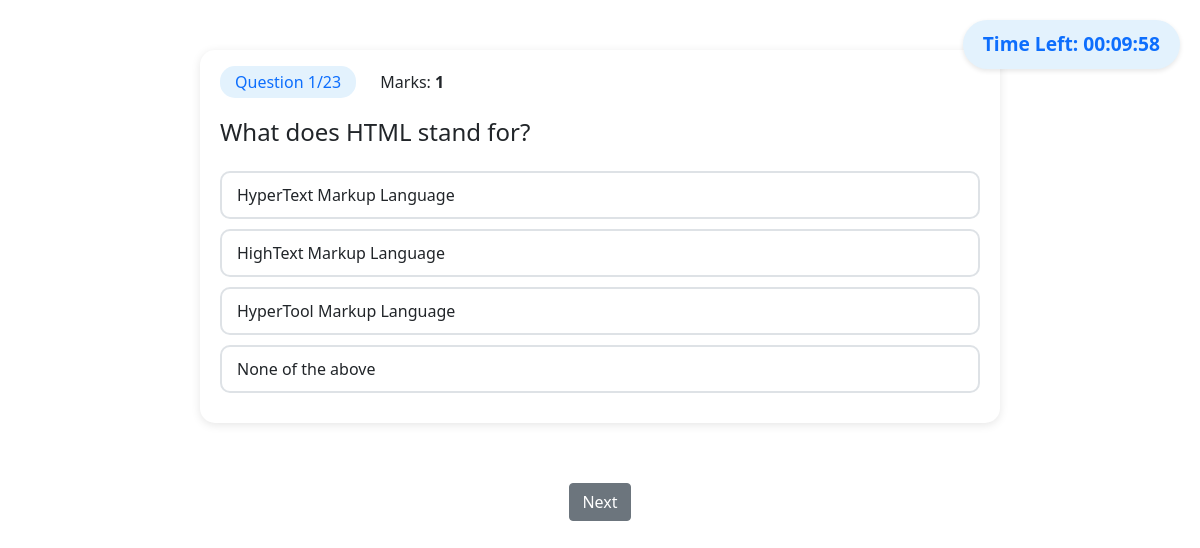
Screenshot of /quiz/2 with the database file from the repository.
### tables this page shows
CREATE TABLE "questions" (
            id INTEGER PRIMARY KEY AUTOINCREMENT,
            quiz_id INTEGER NOT NULL,
            question_statement TEXT NOT NULL,
            option1 TEXT NOT NULL,
            option2 TEXT NOT NULL,
            option3 TEXT NOT NULL,
            option4 TEXT NOT NULL,
            correct_option INTEGER NOT NULL, weightage INTEGER,
            FOREIGN KEY (quiz_id) REFERENCES quizzes (id) ON DELETE CASCADE
        );

### app.py (the view)
@app.route('/quiz/<int:quiz_id>')
def quiz(quiz_id):
    try:
        current_q = request.args.get('q', 0, type=int)
        quiz = get_quiz_by_id(quiz_id)
        if not quiz:
            flash('Quiz not found.', 'error')
            return redirect(url_for('dashboard'))
        questions = get_quiz_questions(quiz_id)
        if not questions:
            flash('No questions found for this quiz.', 'error')
            return redirect(url_for('dashboard'))
        total_questions = len(questions)
        if current_q >= total_questions:
            flash('Invalid question number.', 'error')
            return redirect(url_for('dashboard'))
        if 'current_quiz' not in session:
            session['current_quiz'] = {
                'quiz_id': quiz_id,
                'start_time': datetime.now().strftime('%Y-%m-%d %H:%M:%S')
            }
        return render_template('quiz.html',
                             quiz=quiz,
                             questions=questions,
                             current_q=current_q,
                             total_questions=total_questions)
    except Exception as e:
        flash(f'Error loading quiz: {str(e)}', 'error')
        return redirect(url_for('dashboard'))

### Models/database.py (called while the page is built)
def get_db_connection():
    conn = sqlite3.connect(DATABASE_PATH)
    conn.row_factory = sqlite3.Row  # Enables column access by name
    return conn

### Models/models.py (called while the page is built)
def dict_factory(cursor, row):
    d = {}
    for idx, col in enumerate(cursor.description):
        d[col[0]] = row[idx]
    return d

def get_quiz_questions(quiz_id):
    conn = get_db_connection()
    conn.row_factory = dict_factory
    cursor = conn.cursor()
    try:
        cursor.execute("""
            SELECT
                id,
                question_statement,
                option1,
                option2,
                option3,
                option4,
                correct_option,
                weightage
            FROM questions
            WHERE quiz_id = ?
            ORDER BY id
        """, (quiz_id,))
        questions = cursor.fetchall()
        return questions
    except Exception as e:
        print(f"Error retrieving questions: {e}")
        return []
    finally:
        conn.close()

### templates/quiz.html (shortened to what this page needs)
{% extends "base.html" %}
{% block head %}
    <link rel="stylesheet" type="text/css" href="{{ url_for('static', filename='css/quiz.css') }}">
{% endblock %}
{% block content %}
    <div class="timer" id="timer">Time Left: 00:00:00</div>
    <form method="POST" action="{{ url_for('submit_quiz', quiz_id=quiz.id) }}" id="quizForm">
        {% for question in questions %}
        <div class="question-container" id="question-{{ loop.index0 }}">
            <div class="d-flex justify-content-between align-items-center">
                <div>
                    <span class="question-number">Question {{ loop.index }}/{{ total_questions }}</span>
                    <span class="marks" style="margin-left: 20px;">Marks: <strong>{{ question.weightage }}</strong></span>
                </div>
            </div>
            <h4 class="mt-4 mb-4">{{ question.question_statement }}</h4>
            {% for i in range(1, 5) %}
            <div class="option">
                <label class="option-label" for="option{{ question.id }}_{{ i }}">
                    {{ question['option' ~ i] }}
                </label>
            </div>
            {% endfor %}
        </div>
        {% endfor %}
        <div class="navigation-buttons text-center">
            <button type="button" class="btn btn-secondary nav-button" id="nextButton">Next</button>
        </div>
    </form>
{% endblock %}

### static/css/quiz.css (style rules this page uses)
.timer { position: fixed; top: 20px; right: 20px; background: #e3f2fd; padding: 10px 20px; border-radius: 25px; font-size: 1.2rem; font-weight: bold; color: #0d6efd; box-shadow: 0 2px 5px rgba(0,0,0,0.1); }
.question-number { background: #e3f2fd; padding: 5px 15px; border-radius: 15px; color: #0d6efd; }
.question-container { max-width: 800px; margin: 50px auto; padding: 20px; background: white; border-radius: 15px; box-shadow: 0 2px 10px rgba(0,0,0,0.1); }
.option-label { display: block; padding: 10px 15px; margin: 10px 0; border: 2px solid #dee2e6; border-radius: 10px; cursor: pointer; transition: all 0.3s; }

### templates/quiz.html (style rules this page uses)
.question-container { display: none; }
.question-container.active { display: block; }
.nav-button { margin: 10px; }

### rows the page displays
questions: total_questions "23", weightage "1", question_statement "What does HTML stand for?", option1 "HyperText Markup Language" "HighText Markup Language" "HyperTool Markup Language" "None of the above"
